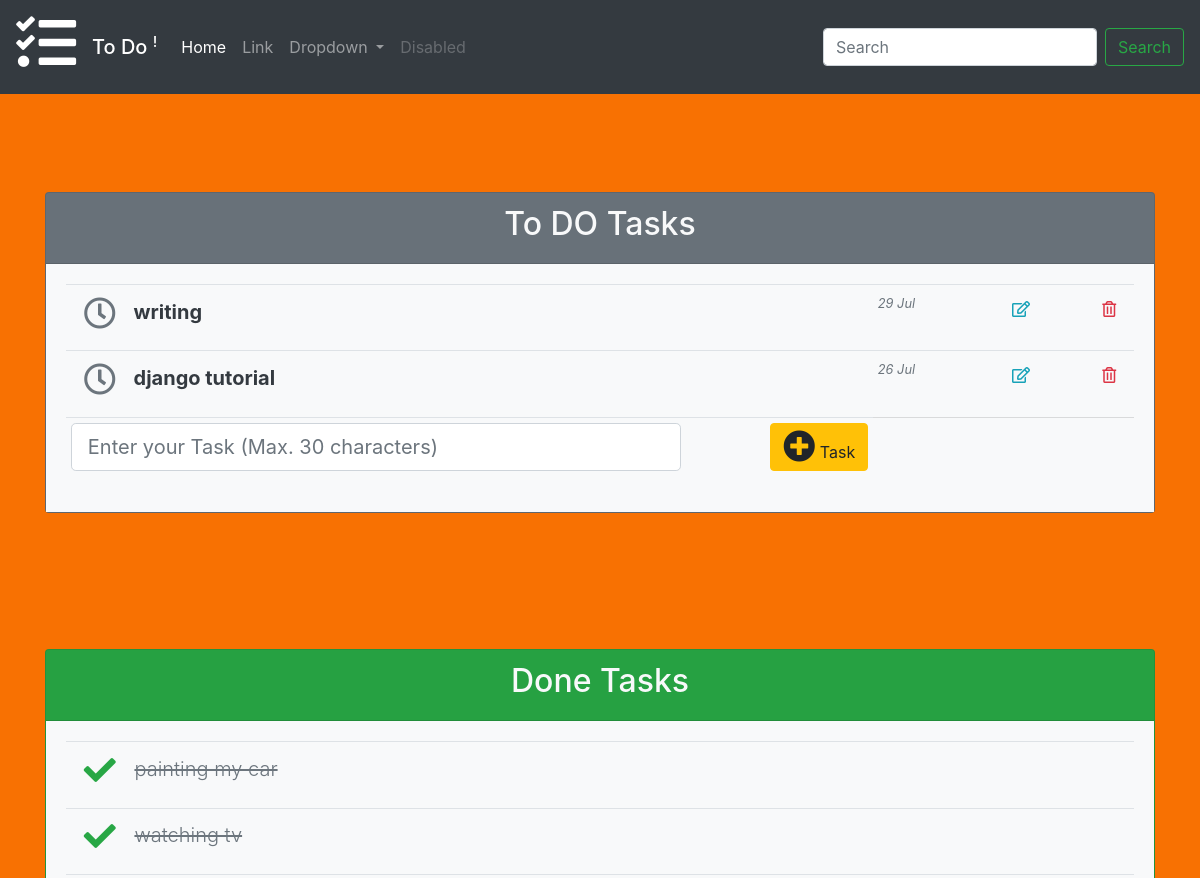
Before: / (upper part) with the older database file.
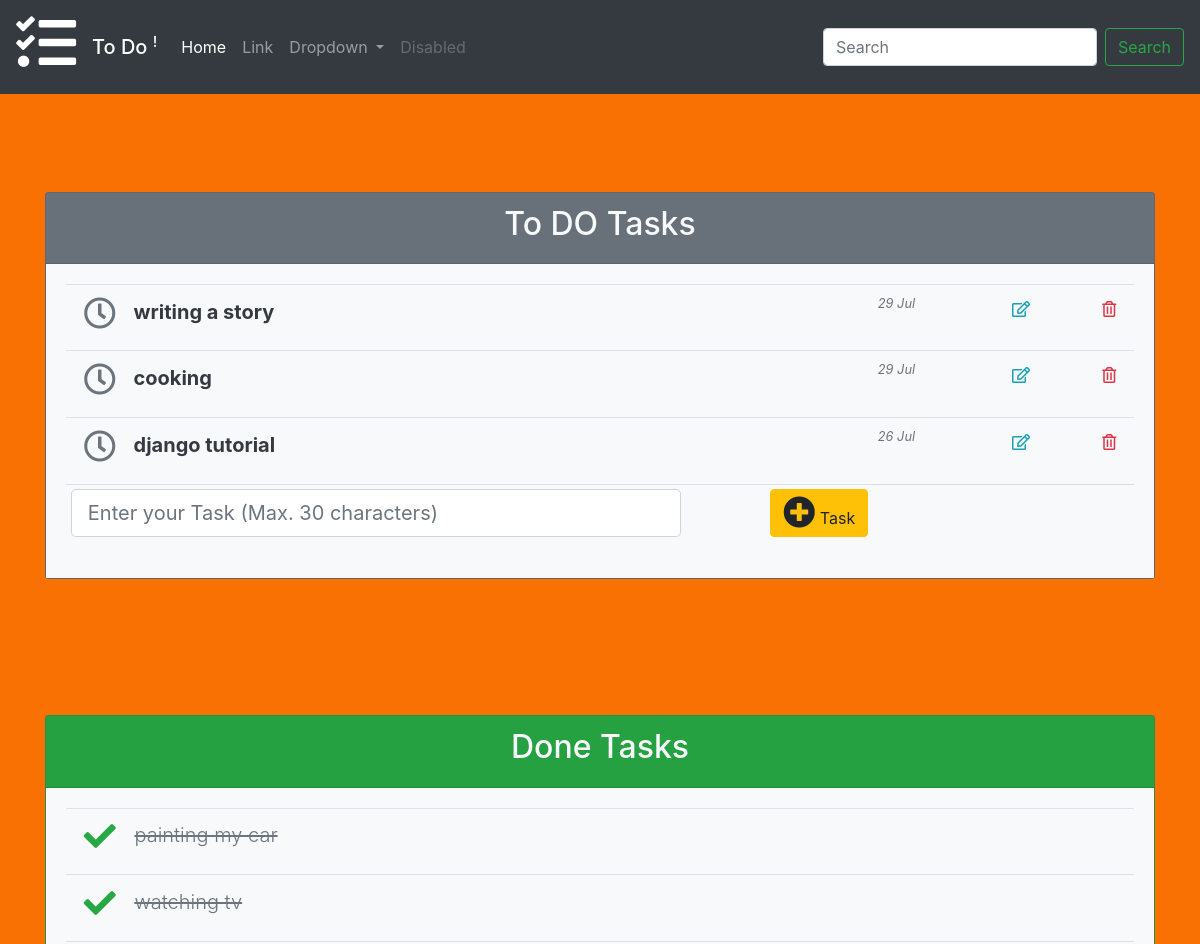
After: the same page with the newer database file.
### todo/models.py (models this page shows, shortened)
class Task(models.Model):
    T_name = models.CharField(max_length=30)
    T_status = models.BooleanField(default=False)
    T_published = models.DateTimeField(auto_now_add=True,auto_now=False)
    T_user = models.ForeignKey(User, on_delete=models.CASCADE,related_name='U_tasks')
    class Meta:
        ordering = ('-T_published',)

### todo/views.py (the view)
# urls.py: path('',views.tasks,name='tasks'),
def tasks(request):
    tasks = Task.objects.all()
    if request.method == 'POST':
        form = AddTask(request.POST)
        if 'T_name' in request.POST:
            T_name = request.POST['T_name']
            if T_name:
                if form.is_valid():
                        T_name = form.cleaned_data['T_name']
                        if T_name:
                            newtask= form.save(commit=False)
                            newtask.T_status = False
                            newtask.T_user = request.user
                            newtask= form.save()
            else:
                messages.warning(request, 'please add task.')
                return redirect('todo:tasks')
    else:
        form = AddTask()
    context = {
        'tasks': tasks,
        'tasks_done': tasks.filter(T_status=True),
        'tasks_not_done': tasks.filter(T_status=False),
        'form' : form ,
    }
    return render(request, 'todo/index.html', context)

### todo/forms.py
class AddTask(forms.ModelForm):
    T_name = forms.CharField(max_length=30,label='add task')
    class Meta:
        model= Task
        fields = ('T_name',)

### todo/templates/todo/index.html (shortened to what this page needs)
{% extends 'base.html'  %}
{% load crispy_forms_tags %}
{% block content %}
<br><br><br><br><br><br><br><br>
<div class='container'>
    <div class="card bg-secondary text-dark mb-3">
      <div class="card-header"><h2 class="text-light text-center">To DO Tasks</h2></div>
        <div class="card-body bg-light table-responsive">
            <table class="table table-hover table-sm">
              <tbody>
                {% for task in tasks_not_done %}
                        <tr>
                                {% if task.T_status == False %}
                                    <td>
                                    <h5 class='font-weight-bold'>
                                      <a href="{% url 'todo:change_status' task_id=task.id %}" class="btn" role="button" aria-pressed="true">
                                      <i class="text-secondary far fa-clock fa-2x"></i>
                                      </a>
                                      <span>{{ task.T_name }}</span>
                                    </h5>
                                    <td/>
                                    <td>
                                       <small><span class='text-muted font-italic text-lef'>{{ task.T_published|date:"d M" }}</span><small>
                                    </td>
                                {% endif %}
                            <td>
                              <a href="{% url 'todo:task_edit' task_id=task.id %}"  class='float-right btn'>
                                  <i class=" text-info far fa-edit fa-1x"></i>
                              </a>
                            </td>
                            <td>
                              <a href="{% url 'todo:task_delete' task_id=task.id %}"  class='float-right btn' >
                                  <i class="text-danger far fa-trash-alt fa-1x"></i>
                              </a>
                            </td>
                        </tr>
                {% endfor %}
                        <tr class="card-footer bg-light">
                          <form method='POST' action="">
                          <td>
                            <input name='T_name' class="form-control form-control-lg" type="text" placeholder="Enter your Task (Max. 30 characters)">
                          </td>
                          <td>
                              <button type="submit" class="btn btn-warning float-right" id="add_task_btn"
                              title="Add a New Task"><i class="fas fa-plus-circle fa-2x"></i> Task</button>
                          </td>
                        </tr>
                </tbody>
            </table>
        </div>
      </div>
<br><br><br><br><br>
    <div class="card bg-success mb-3">
      <div class="card-header"><h2 class="text-light text-center">Done Tasks</h2></div>
        <div class="card-body bg-light table-responsive">
            <table class="table table-hover table-sm">
              <tbody>
                {% for task in tasks_done %}
                        <tr>
                            <td>
                                {% if task.T_status == False %}
                                    <h5 class='font-weight-bold'>
                                      <a href="{% url 'todo:change_status' task_id=task.id %}" class="btn" role="button" aria-pressed="true">
                                      <i class="text-secondary far fa-clock fa-2x"></i>
                                      </a>
                                      <span>{{ task.T_name }}</span>
                                    </h5>
                                {% else %}
                                    <h5 class='font-weight-light text-muted'>
                                      <a href="{% url 'todo:change_status' task_id=task.id %}" class="btn" role="button" aria-pressed="true">
                                      <i class="text-success fas fa-check fa-2x"></i>
                                      </a>
                                      <span><del> {{ task.T_name }}</del></span>
                                    </h5>
                                {% endif %}
                            </td>
                        </tr>
                {% endfor %}
                </tbody>
            </table>
        </div>
      </div>
</div>
{% endblock content  %}

### todo/templates/base.html (shortened to what this page needs)
<!DOCTYPE html>
<html lang="en">
  <!doctype html>
<html lang="en">
  {% load static %}
  <head>
    <link rel="stylesheet" href="https://stackpath.bootstrapcdn.com/bootstrap/4.1.3/css/bootstrap.min.css">
    <link rel="stylesheet" href="https://pro.fontawesome.com/releases/v5.10.0/css/all.css"/>
    <link rel="stylesheet" href="{% static 'css/todo/my_style.css' %}">
  </head>
  <body>
<nav class="navbar navbar-expand-lg navbar-dark bg-dark fixed-top">
        <div class="navbar-brand rotate-n-15 h3">
            <i class="fas fa-tasks fa-3x"></i>
        </div>
        <div class="navbar-brand mb-0 h1">To Do <sup>!</sup></div>
  <div class="collapse navbar-collapse" id="navbarSupportedContent">
    <ul class="navbar-nav mr-auto">
      <li class="nav-item active">
        <a class="nav-link" href="#">Home <span class="sr-only">(current)</span></a>
      </li>
      <li class="nav-item">
        <a class="nav-link" href="#">Link</a>
      </li>
      <li class="nav-item dropdown">
        <a class="nav-link dropdown-toggle" href="#" id="navbarDropdown" role="button" data-toggle="dropdown" aria-haspopup="true" aria-expanded="false">
          Dropdown
        </a>
      </li>
      <li class="nav-item">
        <a class="nav-link disabled" href="#">Disabled</a>
      </li>
    </ul>
    <form class="form-inline my-2 my-lg-0">
      <input class="form-control mr-sm-2" type="search" placeholder="Search" aria-label="Search">
      <button class="btn btn-outline-success my-2 my-sm-0" type="submit">Search</button>
    </form>
  </div>
</nav>
{% block content %}
{% endblock content  %}
  </body>
</html>

### static/css/todo/my_style.css (style rules this page uses)
body { background-color: rgb(248, 113, 2) !important; }

Changed rows visible on the page:
removed Task: T_name "writing", T_published "29 Jul", shown under "To DO Tasks"
added Task: T_name "writing a story", T_published "29 Jul", shown under "To DO Tasks"
added Task: T_name "cooking", T_published "29 Jul", shown under "To DO Tasks"
